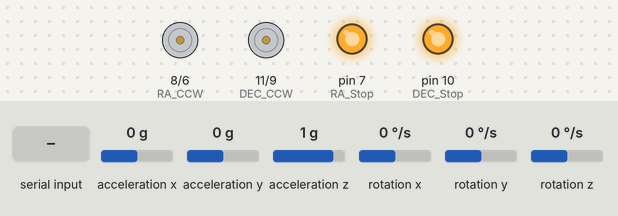
The sketch below on a simulated Arduino Uno, built with avr-gcc and run on an emulated ATmega328P. Parts: motor-driver pin pairs drawn as motors (green arrow = first pin HIGH = forward, orange = second pin HIGH = backward, longer = more drive), output pins drawn as LEDs (lit = HIGH). The inputs (shaded band) are chosen by the test bench; at power-on: rotation x 0 °/s, rotation y 0 °/s, acceleration x 0 g, acceleration y 0 g, acceleration z 1 g, rotation z 0 °/s. What the sketch prints to the serial monitor is not drawn.

Above: at 1.2 s.
1.3 s: "," received over the second serial link
At 3.1 s:
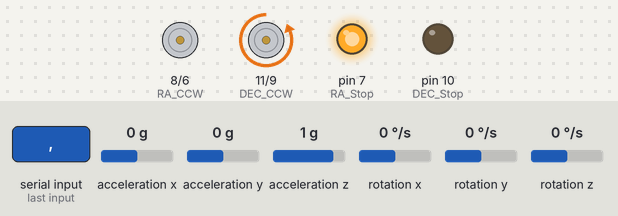
3.8 s: rotation x set to 27 °/s
6.8 s: rotation x set to 34 °/s
At 7.6 s:
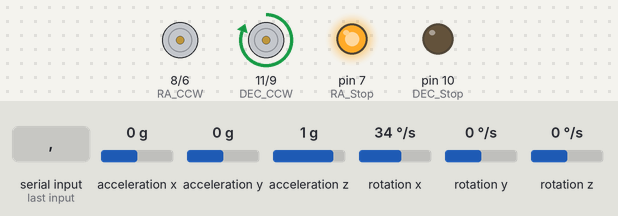
8.6 s: "30,150\n" received over the second serial link
At 10.8 s:
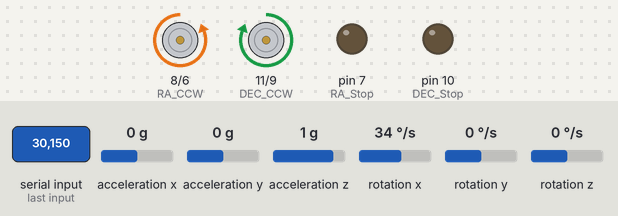
11.1 s: rotation y set to 9 °/s
14.1 s: rotation y set to 12 °/s
At 15.0 s:
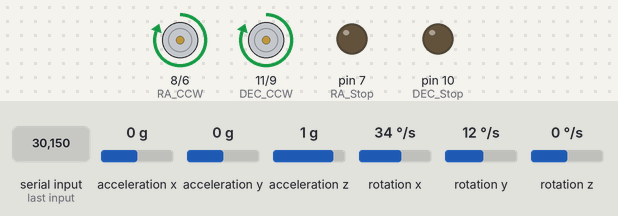
Timing chart, 0 to 16.9 s (numbered marks = the images above; inputs shaded):
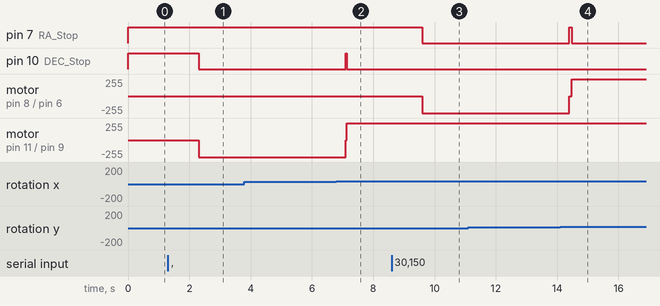

The sketch:

master.ino
```cpp
#include <Wire.h>
#include <MPU6050.h>
#include <SoftwareSerial.h>

#define RA_Stop  7
#define RA_CW    6
#define RA_CCW   8

#define DEC_Stop 10
#define DEC_CW   9
#define DEC_CCW  11


SoftwareSerial BTSerial(3, 4); // RX , TX

MPU6050 mpu;

boolean RAStopped = false;
boolean DECStopped = false;

unsigned long timer = 0;
float timeStep = 0.01;


double pitch, roll;

double in_DEC, in_RA;  //variable to store the user input DEC and RA

void setup()
{
    Serial.begin(115200);
    BTSerial.begin(9600);

    pinMode(RA_Stop,OUTPUT);
    pinMode(RA_CW,OUTPUT);
    pinMode(RA_CCW,OUTPUT);
    pinMode(DEC_Stop,OUTPUT);
    pinMode(DEC_CW,OUTPUT);
    pinMode(DEC_CCW,OUTPUT);

    while(!mpu.begin(MPU6050_SCALE_2000DPS, MPU6050_RANGE_2G))delay(500);

    mpu.calibrateGyro();
    mpu.setThreshold(3);
}

void loop()
{

    recvdata();

    timer = millis();
    Vector norm = mpu.readNormalizeGyro();


    roll  = roll + norm.YAxis * timeStep;
    pitch = pitch + norm.XAxis * timeStep;

    Serial.print(" roll = ");
    Serial.print(roll);
    Serial.print(" Pitch = ");
    Serial.println(pitch);

    DecCheck();
    RACheck();


    Serial.print(" RA = ");
    Serial.print(in_RA);
    Serial.print(" DEC = ");
    Serial.println(in_DEC);

    delay(abs((timeStep*1000) - (millis() - timer)));//timer for the gyro.
}


void recvdata()
{
    Serial.println(BTSerial.available());
    if (BTSerial.available())
    {
        String UserInput = BTSerial.readString();
        String UserRA, UserDec;

        Serial.println(UserInput);

        for (int i = 0; i < UserInput.length(); i++)
        {
            if (UserInput.substring(i, i+1) == ",")
            {
                UserRA = UserInput.substring(0, i);
                UserDec= UserInput.substring(i+1);
                break;
            }
        }

        in_DEC = 90 - UserDec.toFloat(); // "90 - " cuz the pitch's zero is 90(polaris)
        in_RA  = UserRA.toFloat();

        BTSerial.println("1");
    }
}


void DecCheck()
{

    if(floor(pitch) == floor(in_DEC))
        digitalWrite(DEC_Stop,HIGH);
    else
        digitalWrite(DEC_Stop,LOW);

    if(floor(pitch) < floor(in_DEC))
        digitalWrite(DEC_CW,HIGH);
    else
        digitalWrite(DEC_CW,LOW);

    if(floor(pitch) > floor(in_DEC))
        digitalWrite(DEC_CCW,HIGH);
    else
        digitalWrite(DEC_CCW,LOW);

}


void RACheck()
{

    if(floor(roll) == floor(in_RA))
        digitalWrite(RA_Stop,HIGH);
	else
        digitalWrite(RA_Stop,LOW);

    if(floor(roll) < floor(in_RA))
        digitalWrite(RA_CW,HIGH);
	else
        digitalWrite(RA_CW,LOW);

    if(floor(roll) > floor(in_RA))
        digitalWrite(RA_CCW,HIGH);
	else
        digitalWrite(RA_CCW,LOW);
}
```

Measured:
- the behaviour switches between 30 and 31 °/s on rotation x (found by bisection; images 1 and 2)
- the behaviour switches between 10 and 11 °/s on rotation y (found by bisection; images 3 and 4)
- after the input at 1.3 s, pin 10 (DEC_Stop): HIGH → LOW after 1.0 s; motor on pin 11 (DEC_CCW) / pin 9 (DEC_CW): stopped → backward 255/255 after 1.0 s
- after the input at 8.6 s, pin 7 (RA_Stop): HIGH → LOW after 1.0 s; motor on pin 8 (RA_CCW) / pin 6 (RA_CW): stopped → backward 255/255 after 1.0 s
